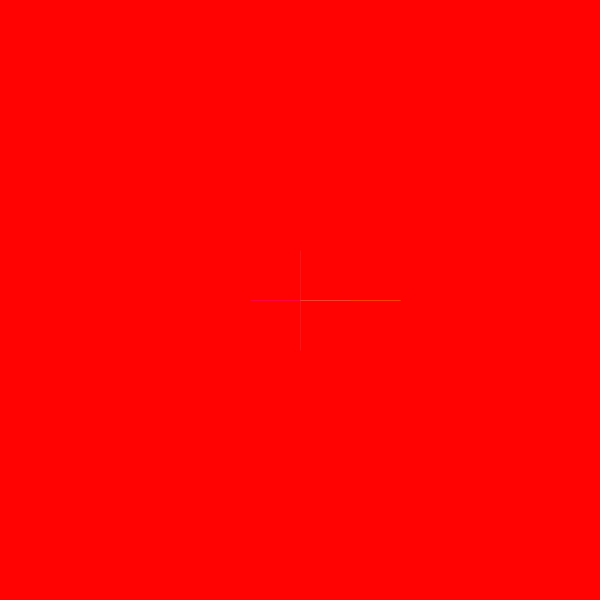
Frame 1 (no input)
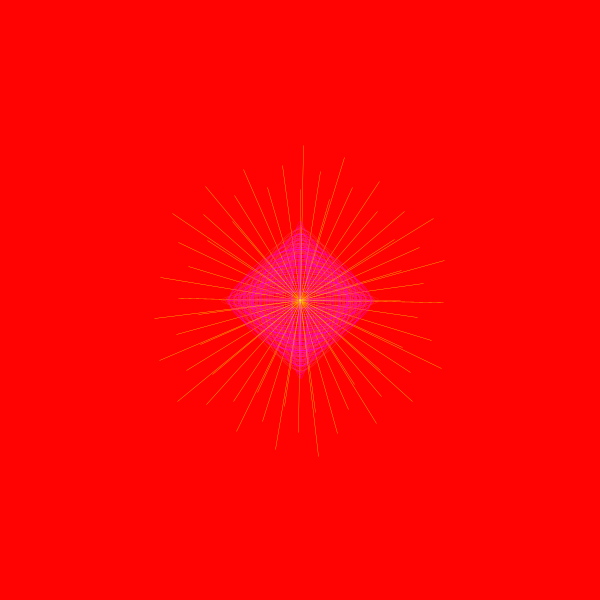
Frame 60 (the mouse pressed at the canvas centre just before this capture)
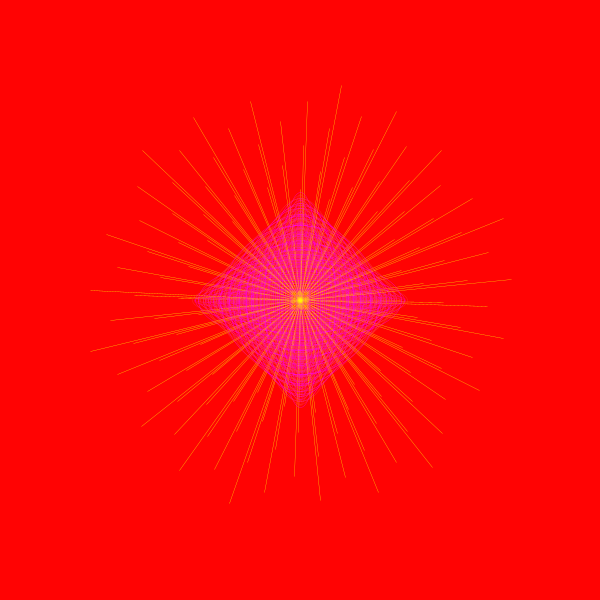
Frame 120 (the mouse held since frame 60 and released just before this capture)

The Processing sketch that drew these frames (run headless with seeded random() and noise(); from frame 60 on, the mouse is pressed at the canvas centre):

// Processing sketch: processing_167555
// ── processing_167555.pde


//import processing.pdf.*;

float x, y;
float angle = 0; 
float r =100;
float d = 1;
//changethenumbrt


void setup() {
  size(600, 600);
  background(#FF0303);
 // beginRecord(PDF, "every.pdf");
}

void draw() {

  noFill(); 
  x = r * cos(angle); 
  y = r * sin(angle);

  strokeWeight(0.3); 
  stroke(#FF03EF); 
  translate(width/2, height/2); 
  rotate(0); 

  ellipse(0, 0, x, y);
  
  stroke(#FF393C);
  ellipse(0, 0, y, x);
  
  stroke(#FFF700);
  line( 0, 0, x, y);

  angle = angle + 1;
  r = r + d;

  if ( r == 0 || r == 600) { 
    d =  d * -1;
  }
}


void keyPressed() {
  if (key == 'q') {
    endRecord();
    exit();
  }
}
